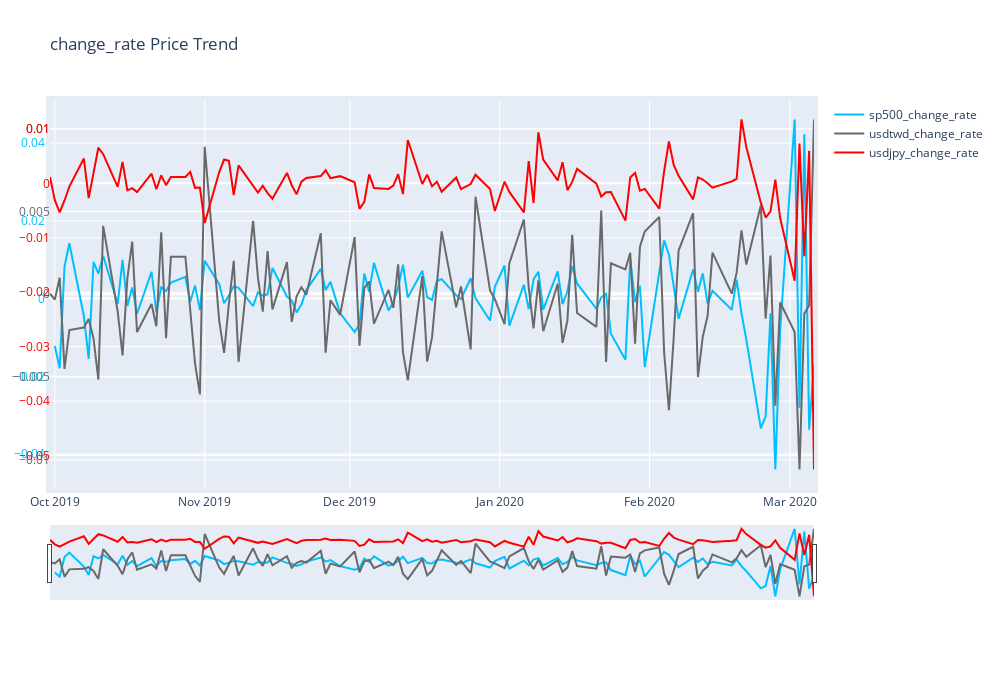

Here is the notebook cell this chart was saved with:
### Code cell
plot_graph(df, "change_rate")
